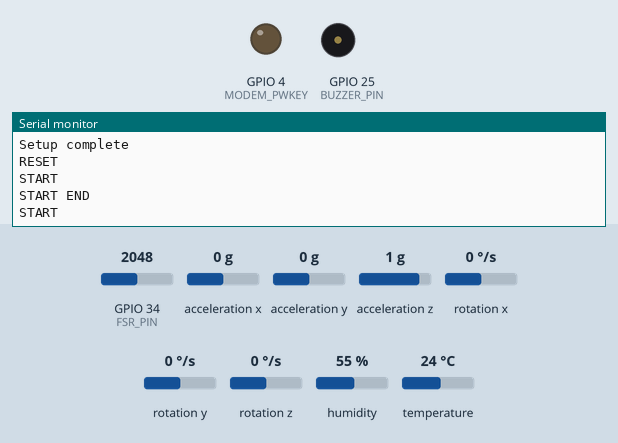
This sketch was run on a simulated ESP32. On the bench: output pins drawn as LEDs (lit = HIGH), buzzer (waves = sounding, pin HIGH), the last lines printed to the serial monitor. Wiring (inferred from the names in the program): MPU-6050 motion sensor at I2C address 0x68. The inputs (shaded band) are chosen by the test bench; at power-on: temperature 24 °C, acceleration y 0 g, GPIO 34 (FSR_PIN) = 2048, acceleration x 0 g, acceleration z 1 g, rotation x 0 °/s, rotation y 0 °/s, rotation z 0 °/s, humidity 55 %. Pins used as bus, display or sensor lines are not drawn.

Above: at 4.2 s.
4.3 s: temperature set to 33 °C
At 4.9 s:
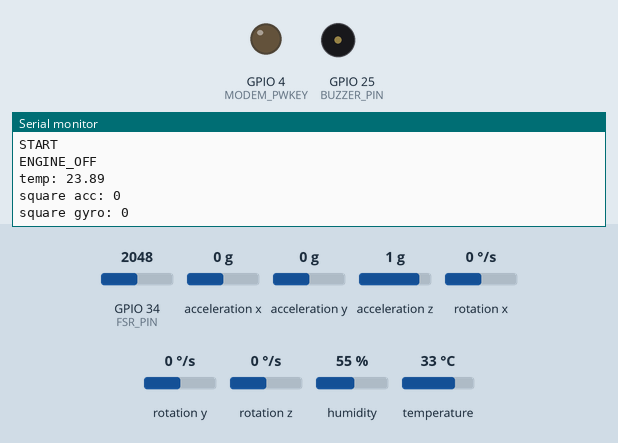
6.0 s: temperature set to 19 °C
At 8.5 s:
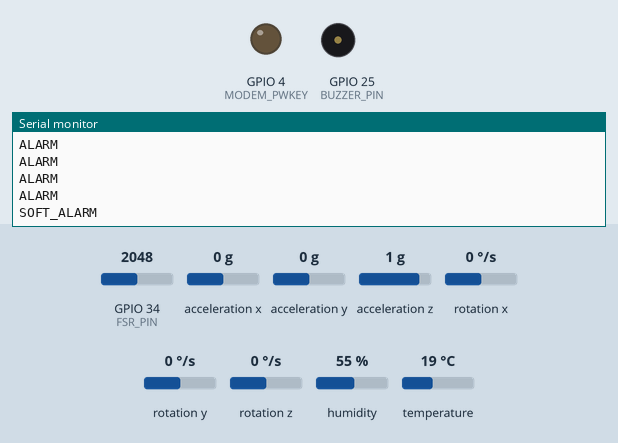
9.3 s: acceleration y set to -1.4 g
At 19.0 s:
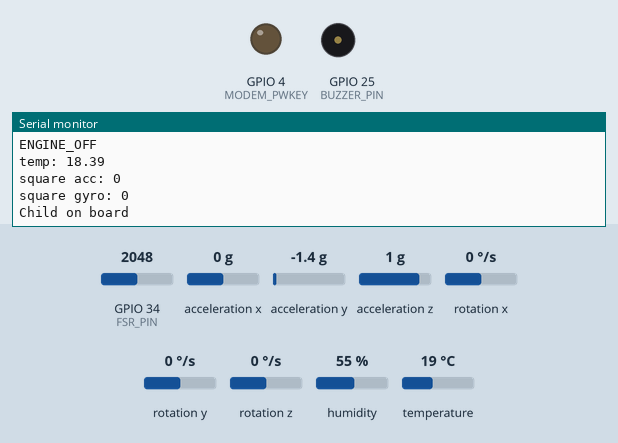
Timing chart, 0 to 20.5 s (numbered marks = the images above; inputs shaded):
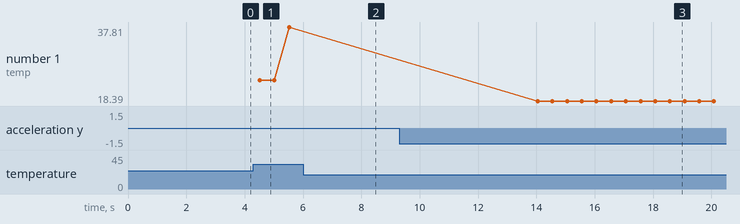

Measured:
- after the input at 6.0 s, the serial monitor: prints a new line after 2.0 s (image 2)

The sketch:

FSM.ino
```cpp
#include <Arduino.h>
#include <pthread.h>
#include <Wire.h>
#include "DHT.h"
#include "FSM.h"

// Timer variables
unsigned long lastTime = 0;
unsigned long lastTimeTemperature = 0;
unsigned long lastTimeSMS = 0;
unsigned long engineIdleTime = 0;
unsigned long engineIdleSMSTime = 0;
unsigned long sampleDelay = 500;
unsigned long SMSDelay = 10*1000;
unsigned long temperatureDelay = 10000;

// Create a sensor object
int16_t disAccX, disAccY, disAccZ, disGyroX, disGyroY, disGyroZ;
int squareDistanceAcc, squareDistanceGyro;

int16_t gyroX, gyroY, gyroZ;
int16_t accX, accY, accZ;
int16_t lastGyroX, lastGyroY, lastGyroZ;
int16_t lastAccX, lastAccY, lastAccZ;
int16_t mpuTemperature;
int16_t temperature;

//Gyroscope sensor deviation
int accThreshold = 80000;
int gyroThreshold = 15000;

//FSR
int fsrValue = 0;
int fsrThreshold = 500;

//Buzzer
int freq = 0;
int channel = 0;
int resolution = 8;
pthread_t buzzerThread;
int* returnValue;
bool stopBuzzer = true;
int buzzerParams[] = {0,0,0};

//DHT
int hicMinThreshold = 32;
int hicMaxThreshold = 36;
float h,t,hic;
DHT dht(DHT_PIN, DHT_TYPE);

//SIM
char *msg;
char ch = 176;

enum State_enum {RESET, START, SOFT_ALARM, ALARM, SMS, ENGINE_OFF};

uint8_t state = RESET;

// SIM card PIN (leave empty, if not defined)
const char simPIN[]   = "";


void setup(){
  Serial.begin(115200);
//  initMPU();
  Wire.begin(SDA_PIN, SCL_PIN, MPU6050_FREQ); // sda, scl, clock speed
  Wire.beginTransmission(MPU6050_ADDR);
  Wire.write(0x6B);  // PWR_MGMT_1 register
  Wire.write(0);     // set to zero (wakes up the MPU-6050)
  Wire.endTransmission(true);
//  init DHT
  dht.begin();
//  pinMode(BUZZER_PIN,OUTPUT);
  ledcSetup(channel, freq, resolution);
  ledcAttachPin(BUZZER_PIN, channel);

  // Set modem reset, enable, power pins
  pinMode(MODEM_PWKEY, OUTPUT);
  pinMode(MODEM_RST, OUTPUT);
  pinMode(MODEM_POWER_ON, OUTPUT);
  digitalWrite(MODEM_PWKEY, LOW);
  digitalWrite(MODEM_RST, HIGH);
  digitalWrite(MODEM_POWER_ON, HIGH);

  // Set GSM module baud rate and UART pins
  SerialAT.begin(115200, SERIAL_8N1, MODEM_RX, MODEM_TX);
  delay(3000);

  // Restart SIM800 module, it takes quite some time
  // To skip it, call init() instead of restart()
  SerialMon.println("Initializing modem...");
  modem.restart();
  // use modem.init() if you don't need the complete restart

  // Unlock your SIM card with a PIN if needed
  if (strlen(simPIN) && modem.getSimStatus() != 3 ) {
    modem.simUnlock(simPIN);
  }
  Serial.println("Setup complete");
}

void loop(){
  state_machine_run();

  delay(500);
}

void state_machine_run()
{
  fsrValue = analogRead(FSR_PIN);
  switch(state)
  {
    case RESET:
      Serial.println("RESET");
      if(fsrValue >= fsrThreshold){
        state = START;
      }
      break;

    case START:
      Serial.println("START");
      if(fsrValue < fsrThreshold){
        state = RESET;
        break;
      }

      getreadings();
      if(squareDistanceAcc<accThreshold){
        if(squareDistanceGyro<gyroThreshold){
          engineIdleTime = millis();
          state = ENGINE_OFF;
          break;
        }
      }

      if(hic >= hicMaxThreshold){
        state = ALARM;
      }

      Serial.println("START END");
      break;

    case ENGINE_OFF:
      Serial.println("ENGINE_OFF");

      // Check if there is child in the car
      if(fsrValue < fsrThreshold){
        state = RESET;
        break;
      }

      // Read gyroscope, accelerometer and thermometer values
      getreadings();
      printSensorsValues();

      // Check for car movement
      if(squareDistanceAcc>accThreshold){
        state = START;
        break;
      }
      if(squareDistanceGyro>gyroThreshold){
        state = START;
        break;
      }

      if((millis()-engineIdleTime) > IDLE_THRESHOLD_SMS){
        if((millis()-engineIdleSMSTime) > IDLE_DELAY_SMS){
          sendMsg("Child on board");
          engineIdleSMSTime = millis();
        }
      }

      if((millis()-engineIdleTime) > IDLE_THRESHOLD_BUZZER){
//        sendMsg("Child on board");
        state = SOFT_ALARM;
      }

      if(hic >= hicMaxThreshold){
        asprintf(&msg, "High temperature: %.1f degrees Celsuis.", hic);
        sendMsg(msg);
        state = ALARM;
      }

      break;

    case SOFT_ALARM:
      Serial.println("SOFT_ALARM");
      softAlarm();

      if(fsrValue < fsrThreshold){
        state = RESET;
        break;
      }
      else{
        state = START;
      }

      delay(SOFT_ALARM_DELAY);
      stopBuzzer = true;
      pthread_join(buzzerThread, (void**)(&returnValue));

      getreadings();

      if(hic >= hicMinThreshold){
        asprintf(&msg, "High temperature: %.1f degrees Celsuis.", hic);
        sendMsg(msg);
        state = ALARM;
      }

      if (squareDistanceAcc>accThreshold) {
        state = START;
        break;
      }
      if (squareDistanceGyro>gyroThreshold) {
        state = START;
        break;
      }

      if((millis()-engineIdleSMSTime) > IDLE_DELAY_SMS){
        sendMsg("Child on board");
        engineIdleSMSTime = millis();
      }

      break;

    case ALARM:
      Serial.println("ALARM");
      alarm();
      if(fsrValue < fsrThreshold){
        state = RESET;
        stopBuzzer = true;
        pthread_join(buzzerThread, (void**)(&returnValue));
        break;
      }

      //readDhtValues();
      //calculateHeatIndex
      getreadings();

      if (hic < hicMinThreshold){
        stopBuzzer = true;
        pthread_join(buzzerThread, (void**)(&returnValue));
	      if (squareDistanceAcc>accThreshold) {
	        state = START;
	        break;
	      }
	      if (squareDistanceGyro>gyroThreshold) {
	        state = START;
	        break;
	      }
        state = SOFT_ALARM;
        break;
      }

      if ((millis() - lastTimeSMS) > SMSDelay) {
        asprintf(&msg, "High temperature: %.1f degrees Celsuis.", hic);
        sendMsg(msg);
        break;
      }
  }
}

void softAlarm(){
  buzzerParams[0] = 500;
  buzzerParams[1] = 0;
  buzzerParams[2] = 1000;
  stopBuzzer = false;
  pthread_create(&buzzerThread, NULL, alarmThread, NULL);
}

void alarm(){
  if(!stopBuzzer){
    return;
  }
  buzzerParams[0] = 2000;
  buzzerParams[1] = 500;
  buzzerParams[2] = 300;
  stopBuzzer = false;
  pthread_create(&buzzerThread, NULL, alarmThread, NULL);
}

void *alarmThread(void* args){
  int currentTone = 0;
  while(!stopBuzzer){
    ledcWriteTone(channel, buzzerParams[currentTone]);
    delay(buzzerParams[2]);
    currentTone = 1-currentTone;
    fsrValue = analogRead(FSR_PIN);
    if (fsrValue < fsrThreshold) {
      stopBuzzer = true;
    }
  }
  ledcWriteTone(channel, 0);
  pthread_exit(NULL);
}


void sendMsg(String smsMessage){
  // To send an SMS, call modem.sendSMS(SMS_TARGET, smsMessage)
  if(modem.sendSMS(SMS_TARGET, smsMessage)){
    SerialMon.println(smsMessage);
  }
  else{
    SerialMon.println("SMS failed to send");
  }
  lastTimeSMS = millis();
}

void getreadings(){

  lastAccX = accX;
  lastAccY = accY;
  lastAccZ = accZ;

  lastGyroX = gyroX;
  lastGyroY = gyroY;
  lastGyroZ = gyroZ;

  readMpuValues();
  readDhtValues();

  calculateHeatIndex();
  calculateSquareDistance();
}

void readMpuValues() {
  Wire.beginTransmission(MPU6050_ADDR);
  Wire.write(0x3B);  // starting with register 0x3B (ACCEL_XOUT_H)
  Wire.endTransmission(true);
  Wire.beginTransmission(MPU6050_ADDR);
  Wire.requestFrom((uint16_t)MPU6050_ADDR, (uint8_t)14, true); // request a total of 14 registers

  accX = wireReadValue; // 0x3B (ACCEL_XOUT_H) & 0x3C (ACCEL_XOUT_L)
  accY = wireReadValue; // 0x3D (ACCEL_YOUT_H) & 0x3E (ACCEL_YOUT_L)
  accZ = wireReadValue; // 0x3F (ACCEL_ZOUT_H) & 0x40 (ACCEL_ZOUT_L)

  gyroX = wireReadValue; // 0x3B (ACCEL_XOUT_H) & 0x3C (ACCEL_XOUT_L)
  gyroY = wireReadValue; // 0x3D (ACCEL_YOUT_H) & 0x3E (ACCEL_YOUT_L)
  gyroZ = wireReadValue; // 0x3F (ACCEL_ZOUT_H) & 0x40 (ACCEL_ZOUT_L)

  mpuTemperature = wireReadValue; // 0x41 (TEMP_OUT_H) & 0x42 (TEMP_OUT_L)
}

void readDhtValues() {
  // Read humidity
  h = dht.readHumidity();
  // Read temperature as Celsius (the default)
  t = dht.readTemperature();
}

void calculateSquareDistance() {

  disAccX = lastAccX-accX;
  disAccY = lastAccY-accY;
  disAccZ = lastAccZ-accZ;
  disGyroX = lastGyroX-gyroX;
  disGyroY = lastGyroY-gyroY;
  disGyroZ = lastGyroZ-gyroZ;

  squareDistanceAcc = disAccX*disAccX + disAccY*disAccY + disAccZ*disAccZ;
  squareDistanceGyro =  disGyroX*disGyroX + disGyroY*disGyroY + disGyroZ*disGyroZ;
}

void calculateHeatIndex() {

  // Check if temperature read failed.
  if (isnan(t) || isnan(h)) {
    Serial.println(F("Failed to read from DHT sensor!"));
    return;
  }

  // Compute heat index in Celsius (isFahreheit = false)
  hic = dht.computeHeatIndex(t, h, false);
}

void printSensorsValues() {
    Serial.print("temp: ");
    Serial.println(hic);
    Serial.print("square acc: ");
    Serial.println(squareDistanceAcc);
    Serial.print("square gyro: ");
    Serial.println(squareDistanceGyro);
}
```

FSM.h
```cpp
//FSR
#define FSR_PIN 34

// DHT
#define DHT_PIN 15
#define DHT_TYPE DHT22

// TTGO T-Call
// Configure TinyGSM library
#define TINY_GSM_MODEM_SIM800      // Modem is SIM800
#define TINY_GSM_RX_BUFFER   1024  // Set RX buffer to 1Kb
#include <TinyGsmClient.h>
// Pins
#define MODEM_RST            5
#define MODEM_PWKEY          4
#define MODEM_POWER_ON       23
#define MODEM_TX             27
#define MODEM_RX             26
// Thresholds
#define IDLE_THRESHOLD_SMS 	5*1000
#define IDLE_DELAY_SMS 		5*1000
// Your phone number to send SMS: + (plus sign) and country code, for Israel +972, followed by phone number
#define SMS_TARGET  "+972546591910"
// Set serial for debug console (to Serial Monitor, default speed 115200)
#define SerialMon Serial
// Set serial for AT commands (to SIM800 module)
#define SerialAT  Serial1

// MPU6050
#define SDA_PIN 		21
#define SCL_PIN 		22
#define MPU6050_FREQ 	100000
#define MPU6050_ADDR 	0x68

#define wireReadValue Wire.read() << 8 | Wire.read();

// BUZZER
#define BUZZER_PIN				25
#define SOFT_ALARM_DELAY		5*1000
#define IDLE_THRESHOLD_BUZZER 	10*1000


#ifdef DUMP_AT_COMMANDS
  #include <StreamDebugger.h>
  StreamDebugger debugger(SerialAT, SerialMon);
  TinyGsm modem(debugger);
#else
  TinyGsm modem(SerialAT);
#endif

void state_machine_run();
void softAlarm();
void alarm();
void *alarmThread(void* );
void sendMsg(String);
void getreadings();
void readMpuValues();
void readDhtValues();
void calculateHeatIndex();
void calculateSquareDistance();
void printSensorsValues();
```
